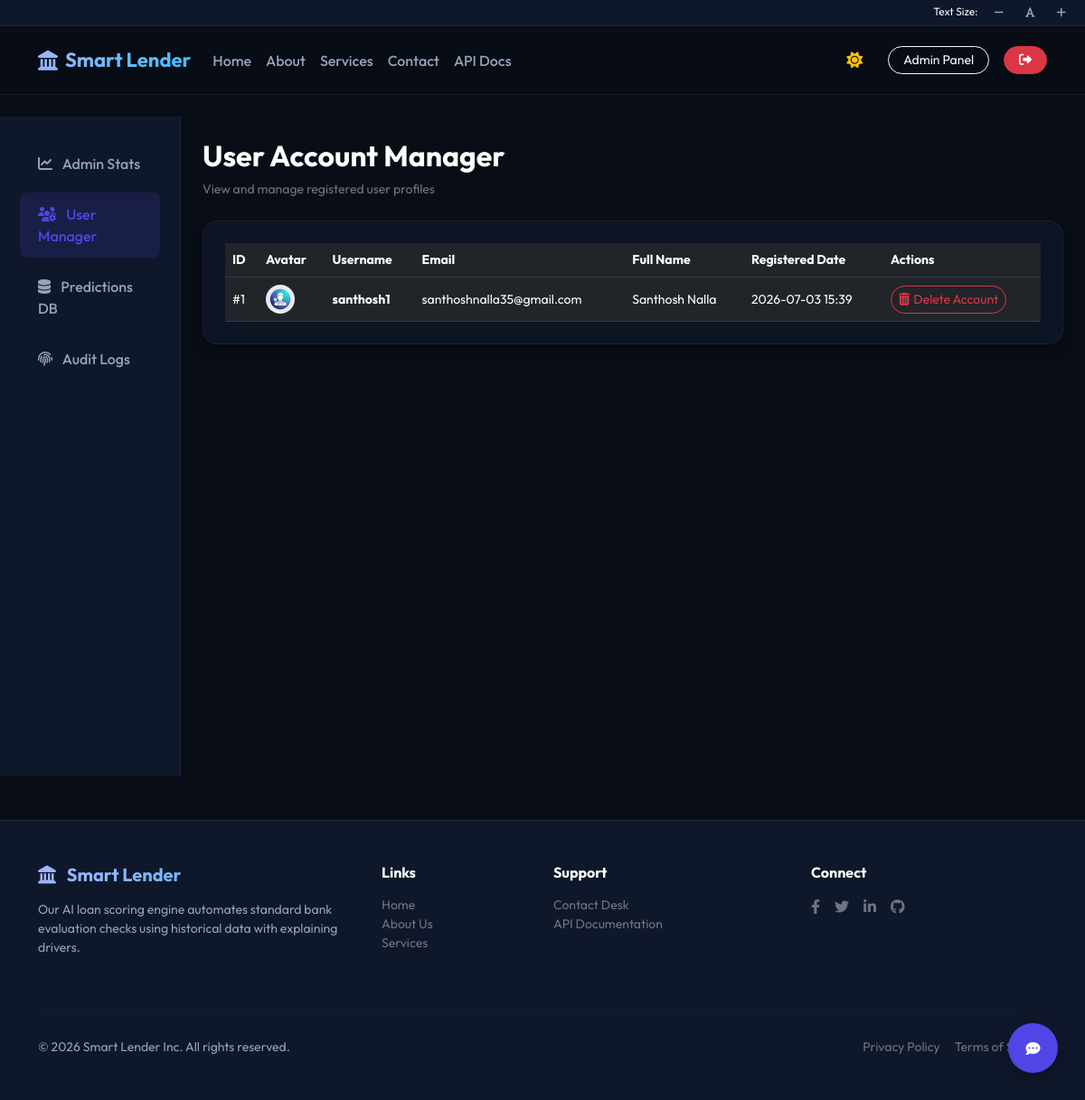
Screenshot of /admin/users (signed in) with the database file from the repository.
### database.py (models this page shows, shortened)
class User(db.Model):
    __tablename__ = 'users'
    id = db.Column(db.Integer, primary_key=True)
    username = db.Column(db.String(80), unique=True, nullable=False)
    email = db.Column(db.String(120), unique=True, nullable=False)
    password_hash = db.Column(db.String(128), nullable=False)
    full_name = db.Column(db.String(100), nullable=True)
    phone = db.Column(db.String(20), nullable=True)
    address = db.Column(db.Text, nullable=True)
    profile_pic = db.Column(db.String(100), default='default.png', nullable=False)
    role = db.Column(db.String(20), default='user', nullable=False)
    created_at = db.Column(db.DateTime, default=get_utc_now, nullable=False)
    updated_at = db.Column(db.DateTime, default=get_utc_now, onupdate=get_utc_now, nullable=False)
    predictions = db.relationship('Prediction', backref='user', lazy=True, cascade="all, delete-orphan")
    logs = db.relationship('Log', backref='user', lazy=True, cascade="all, delete-orphan")

### routes.py (the view)
@routes_bp.route('/admin/users')
@admin_required
def admin_users():
    users = User.query.order_by(User.created_at.desc()).all()
    return render_template('admin_users.html', users=users)

### app.py (called while the page is built)
def create_app(config_class=Config):
    app = Flask(__name__)
    app.config.from_object(config_class)
    config_class.init_app(app)
    init_db(app)
    from routes import routes_bp
    from api import api_bp
    app.register_blueprint(routes_bp)
    app.register_blueprint(api_bp)
    @app.errorhandler(404)
    def page_not_found(e):
        return render_template('errors/404.html'), 404
    @app.errorhandler(500)
    def internal_server_error(e):
        return render_template('errors/500.html'), 500
    @app.context_processor
    def inject_now():
        from datetime import datetime, timezone
        return {'now': datetime.now(timezone.utc)}
    return app

### routes.py (called while the page is built)
def admin_required(f):
    @wraps(f)
    def decorated(*args, **kwargs):
        if 'admin_id' not in session:
            flash('Access denied. Admin credentials required.', 'danger')
            return redirect(url_for('routes.admin_login'))
        g.admin = db.session.get(Admin, session['admin_id'])
        if not g.admin:
            session.clear()
            return redirect(url_for('routes.admin_login'))
        return f(*args, **kwargs)
    return decorated

@routes_bp.before_request
def load_logged_in_user():
    user_id = session.get('user_id')
    admin_id = session.get('admin_id')
    if user_id:
        g.user = db.session.get(User, user_id)
    else:
        g.user = None
    if admin_id:
        g.admin = db.session.get(Admin, admin_id)
    else:
        g.admin = None

### templates/admin_users.html (shortened to what this page needs)
{% extends 'layout.html' %}
{% block content %}
<div class="container-fluid">
    <div class="row">
        <div class="col-md-3 col-lg-2 sidebar d-none d-md-block py-4">
            <ul class="nav nav-pills flex-column mb-auto">
                <li class="nav-item">
                    <a href="{{ url_for('routes.admin_dashboard') }}" class="nav-link text-white">
                        <i class="fas fa-chart-line me-2"></i> Admin Stats
                    </a>
                </li>
                <li class="nav-item">
                    <a href="{{ url_for('routes.admin_users') }}" class="nav-link active">
                        <i class="fas fa-users-cog me-2"></i> User Manager
                    </a>
                </li>
                <li class="nav-item">
                    <a href="{{ url_for('routes.admin_predictions') }}" class="nav-link text-white">
                        <i class="fas fa-database me-2"></i> Predictions DB
                    </a>
                </li>
                <li class="nav-item">
                    <a href="{{ url_for('routes.admin_logs') }}" class="nav-link text-white">
                        <i class="fas fa-fingerprint me-2"></i> Audit Logs
                    </a>
                </li>
            </ul>
        </div>
        <div class="col-md-9 col-lg-10 py-4 px-md-4">
            <div class="mb-4" data-aos="fade-down">
                <h2 class="fw-bold text-white">User Account Manager</h2>
                <p class="text-secondary small">View and manage registered user profiles</p>
            </div>
            <div class="glass-card p-4" data-aos="fade-up">
                <div class="table-responsive">
                    <table class="table table-dark table-hover align-middle small m-0">
                        <thead>
                            <tr>
                                <th>ID</th>
                                <th>Avatar</th>
                                <th>Username</th>
                                <th>Email</th>
                                <th>Full Name</th>
                                <th>Registered Date</th>
                                <th>Actions</th>
                            </tr>
                        </thead>
                        <tbody>
                            {% for u in users %}
                                <tr>
                                    <td>#{{ u.id }}</td>
                                    <td>
                                        <img src="{{ url_for('static', filename='uploads/' + u.profile_pic) }}" alt="Avatar" class="rounded-circle" style="width: 32px; height: 32px; object-fit: cover;">
                                    </td>
                                    <td><b>{{ u.username }}</b></td>
                                    <td>{{ u.email }}</td>
                                    <td>{{ u.full_name or 'N/A' }}</td>
                                    <td>{{ u.created_at.strftime('%Y-%m-%d %H:%M') }}</td>
                                    <td>
                                        <form action="{{ url_for('routes.admin_delete_user', id=u.id) }}" method="POST" onsubmit="return confirm('WARNING: Deleting this user account will delete all associated loan predictions and logs. Continue?');">
                                            <button type="submit" class="btn btn-outline-danger btn-sm rounded-pill"><i class="fas fa-trash-can me-1"></i>Delete Account</button>
                                        </form>
                                    </td>
                                </tr>
                            {% else %}
                                <tr>
                                    <td colspan="7" class="text-center py-4 text-secondary">No registered user profiles found.</td>
                                </tr>
                            {% endfor %}
                        </tbody>
                    </table>
                </div>
            </div>
        </div>
    </div>
</div>
{% endblock %}

### static/css/style.css (style rules this page uses)
:root { --primary-indigo: #4F46E5; --primary-indigo-hover: #4338CA; --accent-sky: #0EA5E9; --accent-emerald: #10B981; --accent-rose: #F43F5E; --bg-primary: #090D16; --bg-secondary: #0F172A; --text-primary: #F8FAFC; --text-secondary: #94A3B8; --border-color: rgba(255, 255, 255, 0.08); --card-bg: rgba(15, 23, 42, 0.75); --glass-bg: rgba(15, 23, 42, 0.6); --glass-border: rgba(255, 255, 255, 0.05); --shadow-sm: 0 1px 2px 0 rgba(0, 0, 0, 0.05); --shadow-md: 0 4px 6px -1px rgba(0, 0, 0, 0.1), 0 2px 4px -1px rgba(0, 0, 0, 0.06); --shadow-lg: 0 10px 15px -3px rgba(0, 0, 0, 0.3), 0 4px 6px -2px rgba(0, 0, 0, 0.15); --shadow-glow: 0 0 20px rgba(79, 70, 229, 0.25); --navbar-bg: rgba(9, 13, 22, 0.85); }
body { background-color: var(--bg-primary); color: var(--text-primary); font-family: 'Outfit', sans-serif; transition: background-color 0.4s ease, color 0.4s ease; overflow-x: hidden; }
.glass-card { background: var(--card-bg); backdrop-filter: blur(16px); -webkit-backdrop-filter: blur(16px); border: 1px solid var(--glass-border); border-radius: 16px; box-shadow: var(--shadow-lg); transition: transform 0.3s ease, box-shadow 0.3s ease; }
.nav-link { color: var(--text-secondary) !important; font-weight: 500; transition: color 0.2s ease; }
.nav-link:hover, .nav-link.active { color: var(--text-primary) !important; }
.sidebar { background-color: var(--bg-secondary); border-right: 1px solid var(--border-color); min-height: calc(100vh - 70px); }
.sidebar .nav-link { padding: 12px 20px; border-radius: 8px; margin: 4px 10px; }
.sidebar .nav-link.active { background: rgba(79, 70, 229, 0.15); color: var(--primary-indigo) !important; }

### rows the page displays
User: id "1", profile_pic (placeholder picture), username "santhosh1", email "santhoshnalla35@gmail.com", full_name "Santhosh Nalla", created_at "2026-07-03 15:39"
